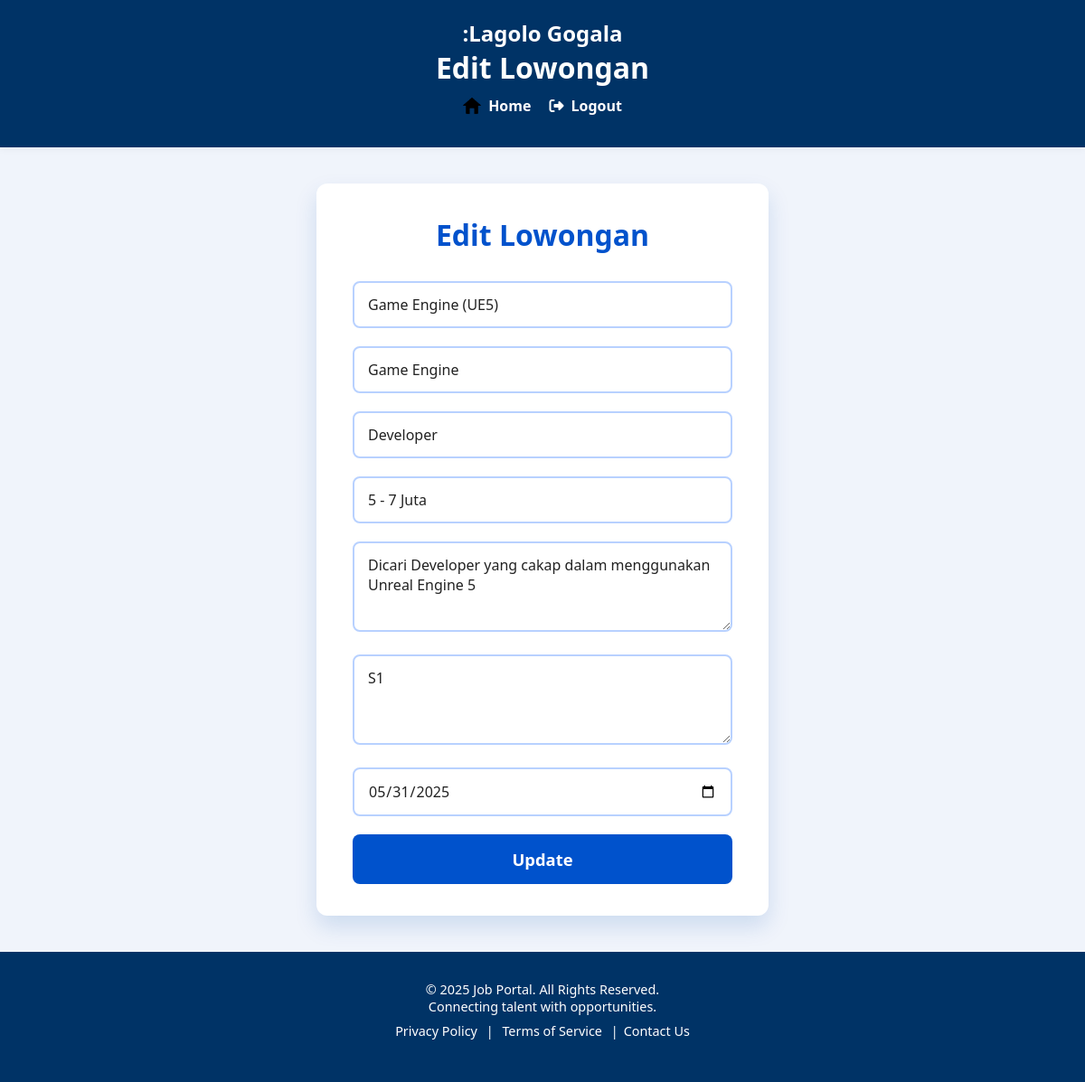
/edit_lowongan.php?id=2 (signed in), run on the app's committed database.
### tables this page shows
CREATE TABLE `pencari_kerja` (
  `id_user` int(11) NOT NULL,
  `nama_lengkap` varchar(100) NOT NULL,
  `tanggal_lahir` date NOT NULL,
  `nomor_hp` varchar(15) NOT NULL
);

CREATE TABLE `lowongan` (
  `id` int(11) NOT NULL,
  `id_perusahaan` int(11) NOT NULL,
  `nama_pekerjaan` varchar(100) NOT NULL,
  `kategori` varchar(50) DEFAULT NULL,
  `jenis_pekerjaan` varchar(50) DEFAULT NULL,
  `rentang_gaji` varchar(50) DEFAULT NULL,
  `deskripsi` text DEFAULT NULL,
  `syarat` text DEFAULT NULL,
  `batas_lamaran` date DEFAULT NULL
);

### edit_lowongan.php (the view, shortened to what this page needs)
<?php
require 'config/koneksi.php';
$id = $_GET['id'];
$stmt = $conn->prepare("SELECT * FROM lowongan WHERE id = ?");
$stmt->bind_param("i", $id);
$stmt->execute();
$data = $stmt->get_result()->fetch_assoc();
?>
<!DOCTYPE html>
<html lang="en">
<head>
    <link rel="stylesheet" href="css/edit_lowongan.css?<?php echo time();?>">
</head>
<body>
    <?php
        $customPageTitle = "Edit Lowongan";
        include "include/header.php";
    ?>
    <form method="POST">
        <h2>Edit Lowongan</h2>
        <input type="text" name="nama_pekerjaan" value="<?= $data['nama_pekerjaan'] ?>" required><br>
        <input type="text" name="kategori" value="<?= $data['kategori'] ?>" required><br>
        <input type="text" name="jenis_pekerjaan" value="<?= $data['jenis_pekerjaan'] ?>" required><br>
        <input type="text" name="rentang_gaji" value="<?= $data['rentang_gaji'] ?>"><br>
        <textarea name="deskripsi"><?= $data['deskripsi'] ?></textarea><br>
        <textarea name="syarat"><?= $data['syarat'] ?></textarea><br>
        <input type="date" name="batas_lamaran" value="<?= $data['batas_lamaran'] ?>" required><br>
        <button type="submit">Update</button>
    </form>
</body>
    <?php
        include "include/footer.php";
    ?>
</html>

### include/header.php (shortened to what this page needs)
<link rel="stylesheet" href="css/header.css?<?php echo time();?>">
<link rel="stylesheet" href="https://cdnjs.cloudflare.com/ajax/libs/font-awesome/6.5.0/css/all.min.css">
<?php
    require_once 'config/koneksi.php';
    $pageTitle = isset($customPageTitle) ? $customPageTitle : "Application Page";
    echo "<header class='head'>";
        if ($_SESSION) {
                if ($_SESSION['role'] == "perusahaan") {
                    $hquery = "SELECT * FROM perusahaan WHERE id_user = ?";
                    $hstmt = $conn->prepare($hquery);
                    $hstmt->bind_param("i", $_SESSION['user_id']);
                    $hstmt->execute();
                    $hresult = $hstmt->get_result();
                    $huser = $hresult -> fetch_assoc();
                    echo "<h2>".$huser['nama_perusahaan']."</h2>";
                } elseif ($_SESSION['role'] == "pencari_kerja") {
                    $hquery = "SELECT * FROM pencari_kerja WHERE id_user = ?";
                    $hstmt = $conn->prepare($hquery);
                    $hstmt->bind_param("i", $_SESSION['user_id']);
                    $hstmt->execute();
                    $hresult = $hstmt->get_result();
                    $huser = $hresult -> fetch_assoc();
                    echo "<h2>".$huser['nama_lengkap']."</h2>";
               }
        }
    echo    "<h1 class='header-title'> $pageTitle </h1>";
    echo    "<nav>";
    echo        "<a class='filter' href='halaman_pencari_kerja.php'> <img class='home-img' src='images/home.png' alt='Home'> Home</a>";
            if ($_SESSION) {
                    echo "<a class='filter' href='logout.php'>
                            <i class='fas fa-sign-out-alt'></i> Logout
                        </a>";
            } else {
                    echo "<a class='filter' href='login.php'>
                            <i class='fas fa-sign-in-alt'></i> Login
                        </a>";
            }
    echo    "</nav>";
    echo "</header>";
?>

### css/edit_lowongan.css (style rules this page uses)
* { box-sizing: border-box; margin: 0; padding: 0; font-family: 'Segoe UI', Tahoma, Geneva, Verdana, sans-serif; }
header { position: sticky; top: 0; z-index: 999; background-color: #fff; box-shadow: 0 2px 8px rgba(0, 0, 0, 0.05); }
body { background-color: #f0f4fb; padding: 0; }
form { background-color: #fff; width: 90%; max-width: 500px; margin: 40px auto; padding: 35px 40px; border-radius: 12px; box-shadow: 0 12px 25px rgba(0, 80, 175, 0.15); }
form h2 { color: #0052cc; font-weight: 700; font-size: 2rem; margin-bottom: 30px; text-align: center; }
input[type="text"], input[type="date"], textarea { width: 100%; padding: 13px 15px; margin-bottom: 20px; border: 2px solid #b8d1ff; border-radius: 8px; font-size: 1rem; transition: border-color 0.3s ease; color: #222; resize: vertical; }
textarea { min-height: 100px; }
::placeholder { color: #7a8fbf; font-style: italic; }
button[type="submit"] { width: 100%; padding: 15px 0; background-color: #0052cc; border: none; border-radius: 8px; color: #fff; font-size: 1.15rem; font-weight: 700; cursor: pointer; transition: background-color 0.3s ease; }

### css/header.css (style rules this page uses)
.head { background-color: #003366;; padding: 20px; color: white; display: flex; flex-direction: column; align-items: center; position: sticky; width: auto; height: 25%; }
.header-title { font-size: 2rem; margin-bottom: 10px; }
nav { display: flex; gap: 20px; margin-bottom: 15px; }
.filter { text-decoration: none; color: #ffffff; font-weight: bold; display: flex; align-items: center; gap: 8px; }
.home-img { width: 20px; height: 20px; }

### data on the page
pencari_kerja: nama_lengkap ":Lagolo Gogala"
lowongan: nama_pekerjaan "Game Engine (UE5)", kategori "Game Engine", jenis_pekerjaan "Developer", rentang_gaji "5 - 7 Juta", deskripsi "Dicari Developer yang cakap dalam menggunakan Unreal Engine 5", syarat "S1", batas_lamaran "05/31/2025"

### other printed values
$pageTitle "Edit Lowongan"
